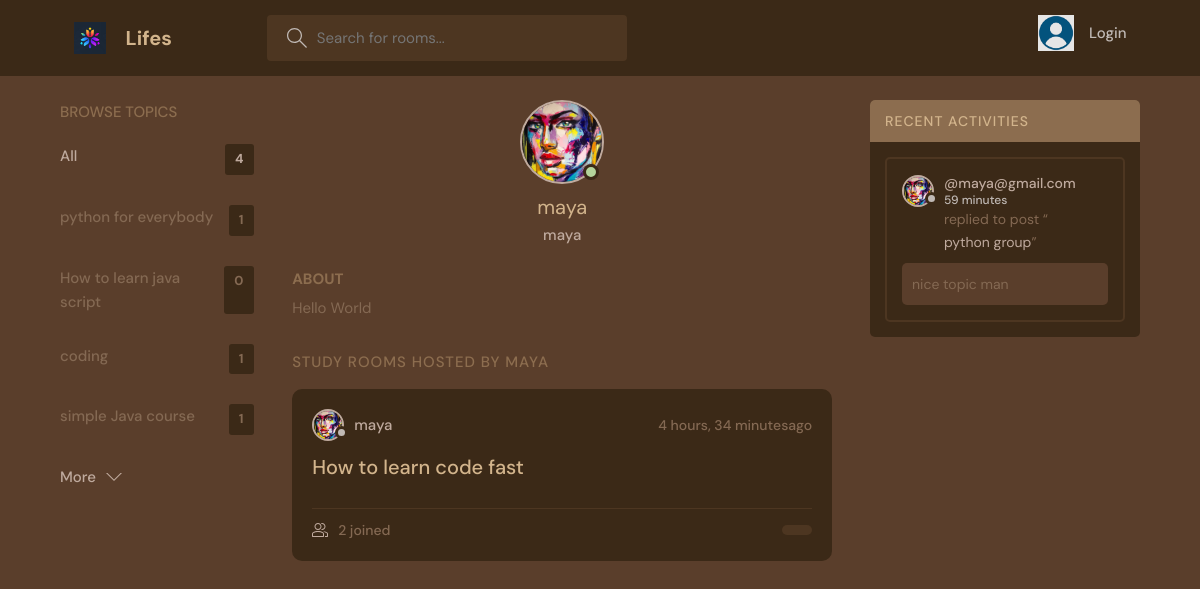
Screenshot of /profile/6/ with the database file from the repository.
### base/models.py (models this page shows, shortened)
class Topics(models.Model):
    name = models.CharField(max_length=200)

class User(AbstractUser):
    name = models.CharField(max_length=200, null=True)
    email = models.EmailField(unique=True, null=True)
    bio = models.TextField(null=True)
    avatar = models.ImageField(null=True, default="dp.png")
    USERNAME_FIELD = 'email'
    REQUIRED_FIELDS = []

class Room(models.Model):
    host = models.ForeignKey(User, on_delete=models.SET_NULL, null=True)
    topics = models.ForeignKey(Topics, on_delete=models.SET_NULL, null=True)
    name = models.CharField(max_length=200)
    description = models.TextField(null=True, blank=True)
    participants = models.ManyToManyField(User, related_name='participants', blank=True)
    updated = models.DateTimeField(auto_now=True)
    created = models.DateTimeField(auto_now_add=True )
    class Meta:
        ordering = ['-updated', '-created']
    def __str__(self):
        return self.name

class Message(models.Model):
    user = models.ForeignKey(User, on_delete=models.CASCADE)
    room = models.ForeignKey(Room, on_delete=models.CASCADE)
    body = models.TextField()
    updated = models.DateTimeField(auto_now=True)
    created = models.DateTimeField(auto_now_add=True )
    class Meta:
        ordering = ['-updated', '-created']

### base/views.py (the view)
# urls.py: path('profile/<str:pk>/', views.userprofile, name="profile"),
def userprofile(request, pk):
    user = User.objects.get(id=pk)
    rooms = user.room_set.all()
    room_messages = user.message_set.all()
    topics = Topics.objects.all()
    context = {'user': user, 'rooms': rooms, 'room_messages': room_messages, 'topics': topics}
    return render(request, 'base/profile.html', context)

### base/templates/base/profile.html (shortened to what this page needs)
{% extends 'main.html' %}
{% block content %}
  <main class="profile-page layout layout--3">
    <div class="container">
      {% include 'base/topicsold.html' %}
      <div class="roomList">
        <div class="profile">
          <div class="profile__avatar">
            <div class="avatar avatar--large active">
              <img src="{{user.avatar.url}}" />
            </div>
          </div>
          <div class="profile__info">
            <h3>{{user.username}}</h3>
            <p>{{user.username}}</p>
          </div>
          <div class="profile__about">
            <h3>About</h3>
            <p>
              {{user.bio}}
            </p>
          </div>
        </div>
        <div class="roomList__header">
          <div>
            <h2>Study Rooms Hosted by {{user.username}}</a>
            </h2>
          </div>
        </div>
        {% include 'base/feeds.html' %}
      </div>
      {% include 'base/activitycom.html' %}
    </div>
  </main>
{% endblock content %}

### templates/main.html (shortened to what this page needs)
<!DOCTYPE html>
{% load static %}
<html lang="en">
  <head>
    <link rel="stylesheet" href="{% static 'styles/style.css' %}" />
  </head>
  <body>
    {% include 'navbar.html' %}
    {% block content %}
    {% endblock %}
  </body>
</html>

### templates/navbar.html (shortened to what this page needs)
{% load static %}
<header class="header header--loggedIn">
    <div class="container">
      <a href="{% url 'home' %}" class="header__logo">
        <img src="{% static 'images/logo.jpeg' %}" />
        <h1>Lifes</h1>
      </a>
      <form class="header__search" methods="GET" action="{% url 'home' %}">
        <label>
          <input name = "q" placeholder="Search for rooms..." />
        </label>
      </form>
      <nav class="header__menu">
        {% if request.user.is_authenticated %}
        <div class="header__user">
          <a href="{% url 'edit-user' %}">
            <div class="avatar avatar--medium active">
              <img src="{{request.user.avatar.url}}" />
            </div>
            <p>{{request.user.username}}<span>@{{request.user.username}}</span></p>
          </a>
          <button class="dropdown-button">
            <svg version="1.1" xmlns="http://www.w3.org/2000/svg" width="32" height="32" viewBox="0 0 32 32">
              <title>chevron-down</title>
              <path d="M16 21l-13-13h-3l16 16 16-16h-3l-13 13z"></path>
            </svg>
          </button>
        </div>
        {% else %}
        <a href="{% url 'login' %}">
          <img src="{% static 'images/dp.png' %}" />
          <p>Login</p>
        </a>
        {% endif %}
      </nav>
    </div>
  </header>

### base/templates/base/topicsold.html
<div class="topics">
    <div class="topics__header">
      <h2>Browse Topics</h2>
    </div>
    <ul class="topics__list">
      <li>
        <a href="{% url 'home' %}" class="active">All <span>{{topics.count}}</span></a>
      </li>
      {% for topic in topics %}
      <li>
        <a href="{% url 'home' %}?q={{topic.name}}">{{topic.name}} <span>{{topic.room_set.all.count}}</span></a>
      </li>
      {% endfor %}
    </ul>
    <a class="btn btn--link" href="{% url 'topics' %}">
      More
      <svg version="1.1" xmlns="http://www.w3.org/2000/svg" width="32" height="32" viewBox="0 0 32 32">
        <title></title>
        <path d="M16 21l-13-13h-3l16 16 16-16h-3l-13 13z"></path>
      </svg>
    </a>
  </div>

### base/templates/base/feeds.html (shortened to what this page needs)
{% for room in rooms %}
<div class="roomListRoom">
    <div class="roomListRoom__header">
      <a href="{% url 'profile' room.host.id %}" class="roomListRoom__author">
        <div class="avatar avatar--small">
          <img src="{{room.host.avatar.url}}" />
        </div>
        <span>{{room.host.username}}</span>
      </a>
      <div class="roomListRoom__actions">
        <span>{{room.created|timesince}}ago</span>
      </div>
    </div>
    <div class="roomListRoom__content">
      <a href="{% url 'room' room.id %}">{{room.name}}</a>
    </div>
    <div class="roomListRoom__meta">
      <a href="{% url 'room' room.id %}" class="roomListRoom__joined">
        {{room.participants.all.count}} joined
      </a>
      <p class="roomListRoom__topic">{{room.topic.name}}</p>
    </div>
  </div>
{% endfor %}

### base/templates/base/activitycom.html (shortened to what this page needs)
<div class="activities">
    <div class="activities__header">
      <h2>Recent Activities</h2>
    </div>
    {% for message in room_messages %}
    <div class="activities__box">
      <div class="activities__boxHeader roomListRoom__header">
        <a href="{% url 'profile' message.user.id %}" class="roomListRoom__author">
          <div class="avatar avatar--small">
            <img src="{{message.user.avatar.url}}" />
          </div>
          <p>
            @{{message.user}}
            <span>{{message.created|timesince}}</span>
          </p>
        </a>
      </div>
      <div class="activities__boxContent">
        <p>replied to post “<a href="{% url 'room' message.room.id %}">{{message.room}}</a>”</p>
        <div class="activities__boxRoomContent">
            {{message.body}}
        </div>
      </div>
    </div>
    {% endfor %}
  </div>

### rows the page displays
Topics: name "python for everybody", room_set.all.count "1"
Topics: name "How to learn java script", room_set.all.count "0"
Topics: name "coding", room_set.all.count "1"
Topics: name "simple Java course", room_set.all.count "1"
User: avatar (picture), username "maya", bio "Hello World", username "MAYA"
Room: host.avatar (picture), host.username "maya", created "4 hours, 34 minutes", name "How to learn code fast", participants.all.count "2"
Message: user.avatar (picture), user "maya@gmail.com", created "59 minutes", room "python group", body "nice topic man"

### other values shown
{{ topics.count }} "4"
